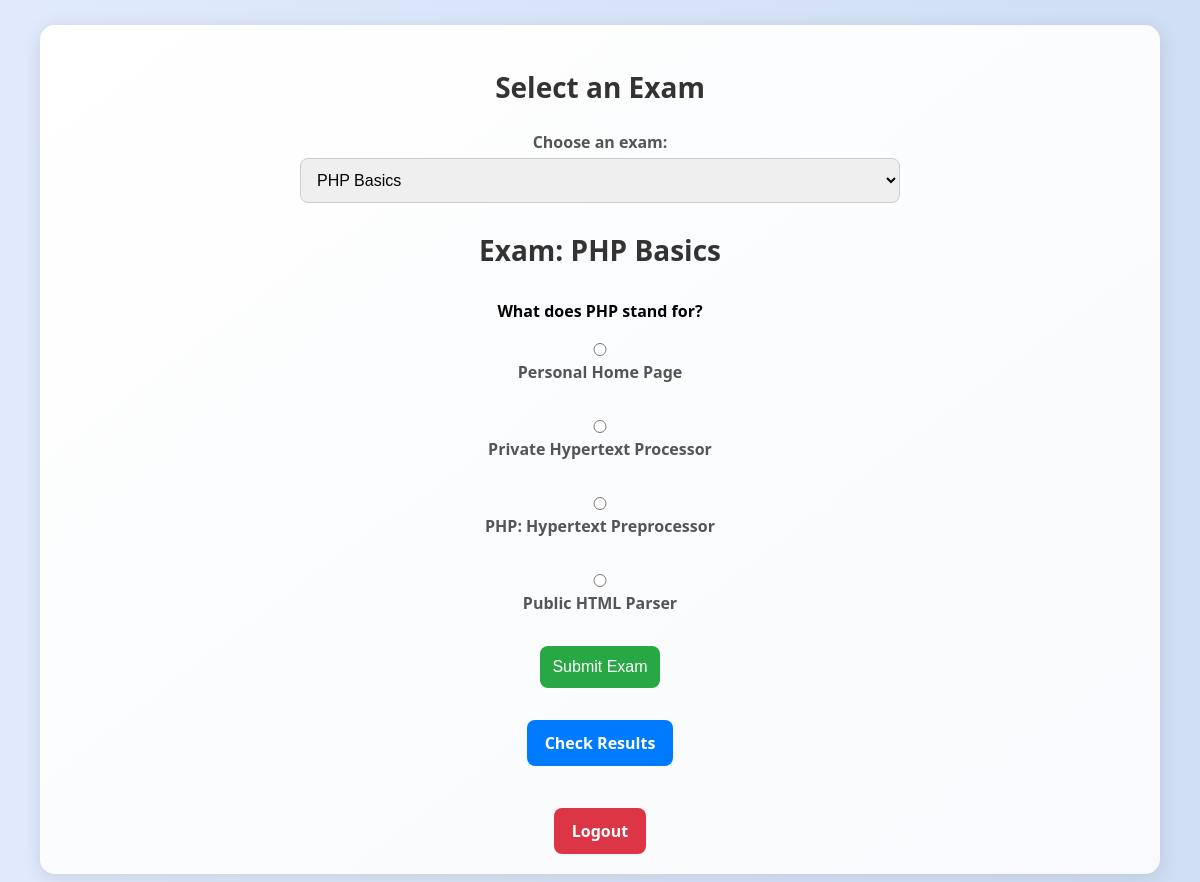
Page /exams/take_exam.php?exam_id=1 (signed in) on the committed database.
### tables this page shows
CREATE TABLE exams (
    id INT AUTO_INCREMENT PRIMARY KEY,
    title VARCHAR(255) NOT NULL,
    description TEXT,
    total_marks INT NOT NULL,
    created_at TIMESTAMP DEFAULT CURRENT_TIMESTAMP
);

CREATE TABLE questions (
    id INT AUTO_INCREMENT PRIMARY KEY,
    exam_id INT NOT NULL,
    question_text TEXT NOT NULL,
    option_a VARCHAR(255) NOT NULL,
    option_b VARCHAR(255) NOT NULL,
    option_c VARCHAR(255) NOT NULL,
    option_d VARCHAR(255) NOT NULL,
    correct_option ENUM('A', 'B', 'C', 'D') NOT NULL,
    FOREIGN KEY (exam_id) REFERENCES exams(id) ON DELETE CASCADE
);

### exams/take_exam.php (the view, shortened to what this page needs)
<?php
require '../includes/db.php';
$exam_query = "SELECT id, title FROM exams";
$exam_result = $conn->query($exam_query);
$selected_exam_id = isset($_GET['exam_id']) ? intval($_GET['exam_id']) : null;
$questions = null;
if ($selected_exam_id) {
    $question_query = "SELECT id, question_text, option_a, option_b, option_c, option_d FROM questions WHERE exam_id = ?";
    $stmt = $conn->prepare($question_query);
    $stmt->bind_param("i", $selected_exam_id);
    $stmt->execute();
    $questions = $stmt->get_result();
}
$exam_title = "";
if ($selected_exam_id) {
    $exam_title_query = "SELECT title FROM exams WHERE id = ?";
    $stmt_title = $conn->prepare($exam_title_query);
    $stmt_title->bind_param("i", $selected_exam_id);
    $stmt_title->execute();
    $title_result = $stmt_title->get_result();
    $exam_title_row = $title_result->fetch_assoc();
    $exam_title = $exam_title_row['title'] ?? 'Unknown Exam';
}
?>
<!DOCTYPE html>
<html lang="en">
<head>
    <link rel="stylesheet" href="../assets/css/style.css">
</head>
<body>
    <div class="container">
        <h2>Select an Exam</h2>
        <form method="GET">
            <label for="exam_id">Choose an exam:</label>
            <select name="exam_id" id="exam_id" onchange="this.form.submit()">
                <?php while ($row = $exam_result->fetch_assoc()): ?>
                    <option value="<?php echo $row['id']; ?>" <?php echo ($selected_exam_id == $row['id']) ? 'selected' : ''; ?>>
                        <?php echo htmlspecialchars($row['title']); ?>
                    </option>
                <?php endwhile; ?>
            </select>
        </form>
        <?php if ($selected_exam_id && $questions && $questions->num_rows > 0): ?>
            <h2>Exam: <?php echo htmlspecialchars($exam_title); ?></h2>
            <form action="submit_exam.php" method="POST">
                <?php while ($row = $questions->fetch_assoc()): ?>
                    <div class="question-box">
                        <p><strong><?php echo htmlspecialchars($row['question_text']); ?></strong></p>
                        <label><input type="radio" name="answer[<?php echo $row['id']; ?>]" value="A"> <?php echo htmlspecialchars($row['option_a']); ?></label><br>
                        <label><input type="radio" name="answer[<?php echo $row['id']; ?>]" value="B"> <?php echo htmlspecialchars($row['option_b']); ?></label><br>
                        <label><input type="radio" name="answer[<?php echo $row['id']; ?>]" value="C"> <?php echo htmlspecialchars($row['option_c']); ?></label><br>
                        <label><input type="radio" name="answer[<?php echo $row['id']; ?>]" value="D"> <?php echo htmlspecialchars($row['option_d']); ?></label><br>
                    </div>
                <?php endwhile; ?>
                <button type="submit">Submit Exam</button>
            </form>
            <br>
            <a href="view_results.php?exam_id=<?php echo $selected_exam_id; ?>">Check Results</a>
        <?php elseif ($selected_exam_id): ?>
            <p>No questions found for this exam.</p>
        <?php endif; ?>
        <br>
        <a href="../auth/logout.php" class="logout-btn">Logout</a>
    </div>
</body>
</html>

### assets/css/style.css (style rules this page uses)
body { font-family: 'Segoe UI', Tahoma, Geneva, Verdana, sans-serif; background: linear-gradient(to right, #e0eafc, #cfdef3); margin: 0; padding: 0; display: flex; justify-content: center; align-items: center; height: 100vh; }
.container { width: 90%; max-width: 1200px; height: 90vh; background: linear-gradient(to bottom right, #ffffff, #f7f9fc); padding: 20px; border-radius: 15px; box-shadow: 0px 4px 20px rgba(0, 0, 0, 0.1); overflow-y: auto; display: flex; flex-direction: column; align-items: center; justify-content: flex-start; text-align: center; }
h1, h2 { font-size: 28px; color: #333; margin-bottom: 15px; }
a { display: inline-block; text-decoration: none; padding: 12px 18px; margin: 10px; border-radius: 8px; background-color: #007BFF; color: white; font-weight: bold; transition: background-color 0.3s, transform 0.2s; }
form { display: flex; flex-direction: column; align-items: center; width: 100%; max-width: 600px; }
label { display: block; margin-top: 10px; font-weight: bold; color: #555; }
input, select, textarea { width: 100%; padding: 12px; margin: 5px 0; border: 1px solid #ccc; border-radius: 8px; font-size: 16px; transition: border-color 0.3s; }
button { background-color: #28a745; color: white; padding: 12px; border: none; border-radius: 8px; cursor: pointer; font-size: 16px; margin-top: 10px; transition: background-color 0.3s, transform 0.2s; }
.logout-btn { background-color: #dc3545; }

### rows in the picture
exams: title "PHP Basics"
questions: question_text "What does PHP stand for?", option_a "Personal Home Page", option_b "Private Hypertext Processor", option_c "PHP: Hypertext Preprocessor", option_d "Public HTML Parser"

### other values in the picture
form field exam_id "PHP Basics"
